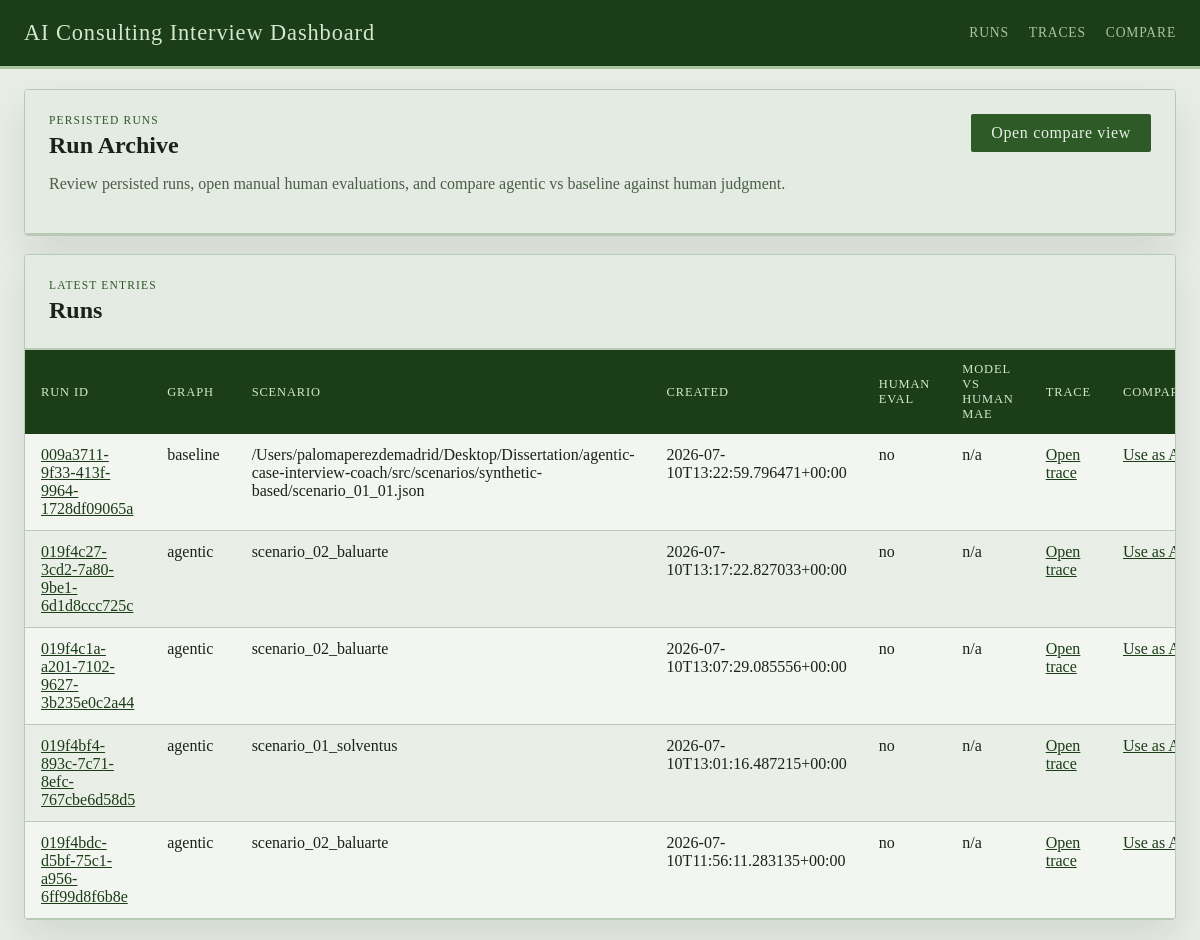
Before: / with the older database file.
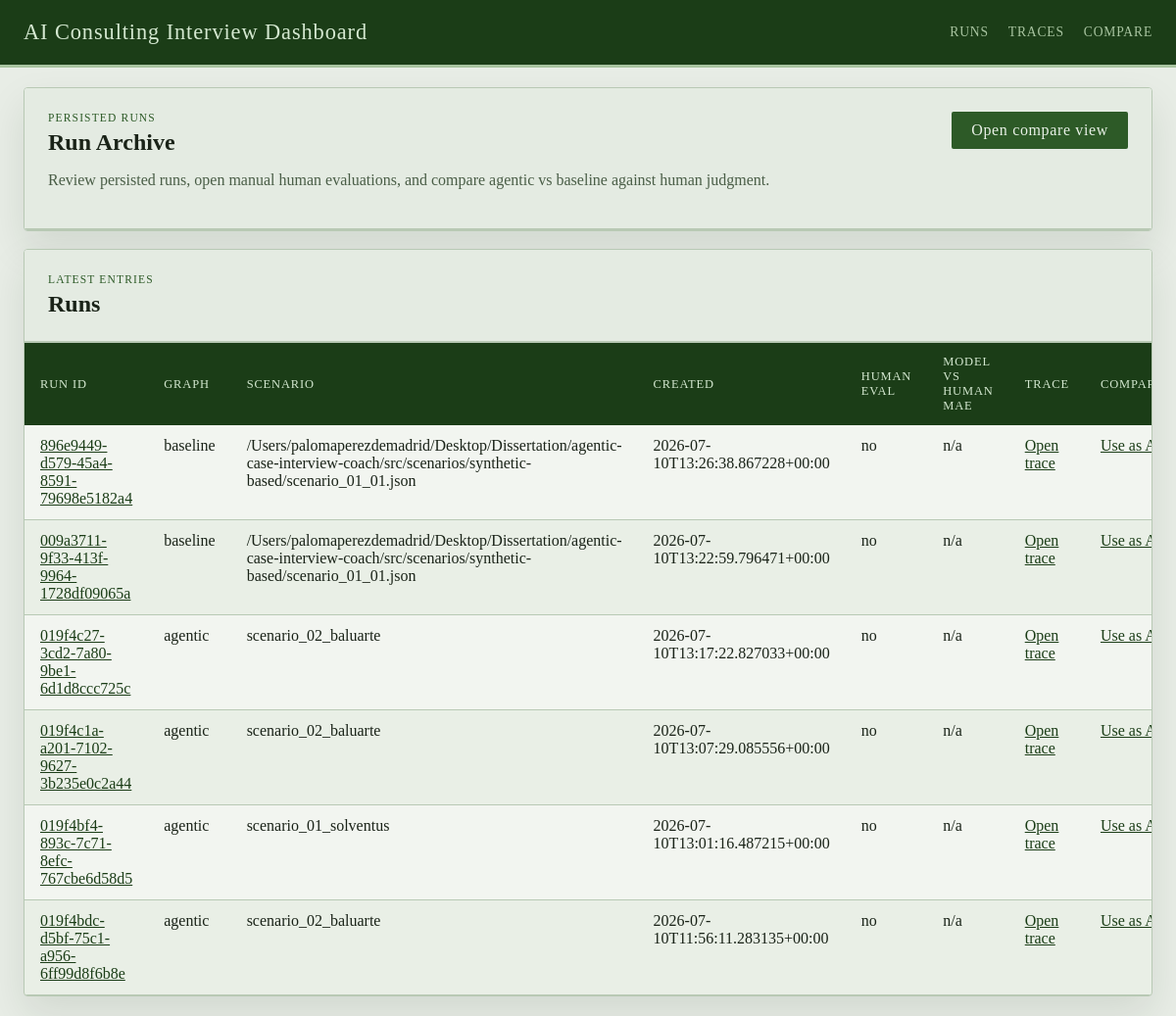
After: the same page with the newer database file.
### tables this page shows
CREATE TABLE runs (
                run_id TEXT PRIMARY KEY,
                graph_name TEXT NOT NULL,
                thread_id TEXT NOT NULL,
                scenario_ref TEXT,
                case_prompt TEXT,
                turn_index INTEGER,
                judge_round INTEGER,
                enough_evidence INTEGER NOT NULL,
                focus_areas_json TEXT NOT NULL,
                transcript_json TEXT NOT NULL,
                case_performance_json TEXT NOT NULL,
                quality_dialog_json TEXT NOT NULL,
                final_feedback TEXT,
                state_json TEXT NOT NULL,
                created_at TEXT NOT NULL
            );

### web/app.py (the view)
@app.get("/")
def index():
    ensure_dashboard_db()
    runs = list_runs(limit=100)
    return render_template("index.html", runs=runs)

### web/dashboard_store.py (called while the page is built)
def _json_loads(value: str | None, fallback: Any) -> Any:
    if not value:
        return fallback
    try:
        return json.loads(value)
    except json.JSONDecodeError:
        return fallback

def get_db_connection() -> sqlite3.Connection:
    connection = sqlite3.connect(RUNS_DB_PATH, timeout=30)
    connection.row_factory = sqlite3.Row
    return connection

def _normalize_dimension_entry(raw_entry: Any) -> dict[str, Any]:
    if isinstance(raw_entry, dict):
        score = raw_entry.get("score", "")
        rationale = raw_entry.get("rationale", "")
        evidence = raw_entry.get("evidence", "")
    else:
        score = raw_entry
        rationale = ""
        evidence = ""
    return {
        "score": score if score not in {None, ""} else "",
        "rationale": str(rationale or "").strip(),
        "evidence": str(evidence or "").strip(),
    }

def _extract_expected_scores(state: dict[str, Any]) -> dict[str, dict[str, Any]]:
    candidate_profile = state.get("candidate_profile", {})
    expected_scores = candidate_profile.get("expected_scores", {})
    sections: dict[str, dict[str, Any]] = {
        CASE_PERFORMANCE_SECTION: {},
        DIALOG_QUALITY_SECTION: {},
    }
    for section_name in sections:
        raw_section = expected_scores.get(section_name, {})
        if not isinstance(raw_section, dict):
            continue
        for dimension, details in raw_section.items():
            if not isinstance(details, dict):
                continue
            sections[section_name][dimension] = {
                "score": details.get("expected", ""),
                "rationale": str(details.get("rationale", "")).strip(),
            }
    return sections

def _extract_model_scores(run_row: sqlite3.Row) -> dict[str, dict[str, Any]]:
    return {
        CASE_PERFORMANCE_SECTION: _json_loads(run_row["case_performance_json"], {}),
        DIALOG_QUALITY_SECTION: _json_loads(run_row["quality_dialog_json"], {}),
    }

def _score_sort_key(value: Any) -> tuple[int, str]:
    return (0, str(value))

def to_numeric_score(value: Any) -> float | None:
    if value is None:
        return None
    if isinstance(value, bool):
        return None
    if isinstance(value, (int, float)):
        return float(value)
    text = str(value).strip().lower()
    if text in {"", NOT_TESTED, "n/a", "na", "none", "null", "missing"}:
        return None
    try:
        return float(text)
    except ValueError:
        return None

### web/templates/index.html (shortened to what this page needs)
{% extends "base.html" %}
{% block content %}
<section class="panel">
  <div class="panel-heading">
    <div>
      <p class="eyebrow">Persisted Runs</p>
      <h1>Run Archive</h1>
      <p class="lede">Review persisted runs, open manual human evaluations, and compare agentic vs baseline against human judgment.</p>
    </div>
    <a class="button" href="{{ url_for('compare_runs') }}">Open compare view</a>
  </div>
</section>
<section class="panel">
  <div class="panel-heading">
    <div>
      <p class="eyebrow">Latest entries</p>
      <h2>Runs</h2>
    </div>
  </div>
  <div class="table-wrap">
    <table>
      <thead>
        <tr>
          <th>Run ID</th>
          <th>Graph</th>
          <th>Scenario</th>
          <th>Created</th>
          <th>Human Eval</th>
          <th>Model vs Human MAE</th>
          <th>Trace</th>
          <th>Compare</th>
        </tr>
      </thead>
      <tbody>
        {% for run in runs %}
        <tr>
          <td><a href="{{ url_for('get_run', run_id=run.run_id) }}">{{ run.run_id }}</a></td>
          <td>{{ run.graph_name }}</td>
          <td>{{ run.scenario_ref or 'n/a' }}</td>
          <td>{{ run.created_at }}</td>
          <td>{{ 'yes' if run.has_human_evaluation else 'no' }}</td>
          <td>{{ run.metrics.model_vs_human_mae if run.metrics.model_vs_human_mae is not none else 'n/a' }}</td>
          <td><a href="{{ url_for('get_run_trace', run_id=run.run_id) }}">Open trace</a></td>
          <td><a href="{{ url_for('compare_runs', run_a=run.run_id) }}">Use as A</a></td>
        </tr>
        {% else %}
        <tr>
          <td colspan="8">No persisted runs found in <code>artifacts/runs.sqlite</code>.</td>
        </tr>
        {% endfor %}
      </tbody>
    </table>
  </div>
</section>
{% endblock %}

### web/templates/base.html (shortened to what this page needs)
<!doctype html>
<html lang="en">
  <head>
    <link rel="stylesheet" href="{{ url_for('static', filename='styles.css', v='20260627a') }}">
  </head>
  <body>
    <header class="site-header">
      <div class="site-header__inner">
        <a class="brand" href="{{ url_for('index') }}">AI Consulting Interview Dashboard</a>
        <nav class="nav">
          <a href="{{ url_for('index') }}">Runs</a>
          <a href="{{ url_for('trace_index') }}">Traces</a>
          <a href="{{ url_for('compare_runs') }}">Compare</a>
        </nav>
      </div>
    </header>
    <main class="shell">
      {% block content %}{% endblock %}
    </main>
  </body>
</html>

### web/static/styles.css (style rules this page uses)
:root { --bg: #e8ede6; --panel: #f2f5f0; --panel-alt: #e4ebe2; --line: #b8c9b4; --ink: #1a2318; --muted: #4a5e47; --accent: #2d5a27; --accent-strong: #1b3d17; --success: #2d5a27; --warning: #7a6520; --danger: #7a2020; --shadow: 0 18px 40px rgba(20, 40, 18, 0.10); --radius: 4px; --font-ui: "Georgia", "Times New Roman", serif; --font-display: "Georgia", "Palatino Linotype", serif; }
* { box-sizing: border-box; }
body { margin: 0; font-family: var(--font-ui); color: var(--ink); background: var(--bg); }
a { color: var(--accent-strong); }
.site-header { position: sticky; top: 0; z-index: 10; background: var(--accent-strong); border-bottom: 3px solid #a8c4a0; }
.site-header__inner, .shell { max-width: 1400px; margin: 0 auto; padding: 20px 24px; }
.site-header__inner { display: flex; justify-content: space-between; align-items: center; }
.brand { font-family: var(--font-display); font-size: 1.4rem; text-decoration: none; color: #d4e8d0; letter-spacing: 0.04em; }
.nav { display: flex; gap: 20px; }
.nav a { text-decoration: none; color: #a8c4a0; font-size: 0.85rem; letter-spacing: 0.06em; text-transform: uppercase; }
.shell { display: grid; gap: 18px; }
.panel { background: var(--panel); border: 1px solid var(--line); border-radius: var(--radius); box-shadow: var(--shadow); overflow: hidden; }
.panel-heading { display: flex; justify-content: space-between; align-items: start; gap: 16px; padding: 24px; background: var(--panel-alt); border-bottom: 2px solid var(--line); }
.panel-heading h1, .panel-heading h2, .panel-heading h3, .subsection h3 { margin: 0; font-family: var(--font-display); font-weight: bold; }
.eyebrow { margin: 0 0 6px; color: var(--accent); text-transform: uppercase; letter-spacing: 0.10em; font-size: 0.72rem; font-family: var(--font-display); }
.lede, .meta-grid p, .prompt-box p, .helper { color: var(--muted); }
.button { display: inline-flex; align-items: center; justify-content: center; border: 0; border-radius: 2px; padding: 10px 20px; background: var(--accent); color: #e8f0e6; font-family: var(--font-display); letter-spacing: 0.04em; text-decoration: none; cursor: pointer; }
.table-wrap { overflow-x: auto; }
table { width: 100%; border-collapse: collapse; }
th { background: var(--accent-strong); color: #d4e8d0; padding: 12px 16px; text-align: left; font-size: 0.78rem; text-transform: uppercase; letter-spacing: 0.07em; font-weight: normal; }
td { padding: 12px 16px; text-align: left; vertical-align: top; border-bottom: 1px solid var(--line); }
tr:nth-child(even) td { background: rgba(180, 210, 174, 0.15); }

Changed rows visible on the page:
added runs: run_id "896e9449-d579-45a4-8591-79698e5182a4", graph_name "baseline", scenario_ref "/Users/palomaperezdemadrid/Desktop/Dissertation/agentic-case-interview-coach/src/scenarios/synthetic-based/scenario_01_01.json", created_at "2026-07-10T13:26:38.867228+00:00", has_human_evaluation "no", metrics "n/a"
